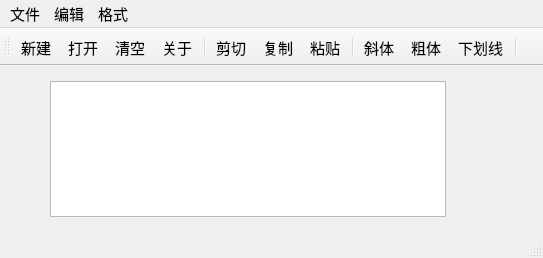
<?xml version="1.0" encoding="UTF-8"?>
<ui version="4.0">
 <class>QWMainWind</class>
 <widget class="QMainWindow" name="QWMainWind">
  <property name="geometry">
   <rect>
    <x>0</x>
    <y>0</y>
    <width>543</width>
    <height>258</height>
   </rect>
  </property>
  <property name="font">
   <font>
    <pointsize>11</pointsize>
   </font>
  </property>
  <property name="windowTitle">
   <string>QWMainWind</string>
  </property>
  <widget class="QWidget" name="centralWidget">
   <widget class="QTextEdit" name="txtEdit">
    <property name="geometry">
     <rect>
      <x>50</x>
      <y>15</y>
      <width>396</width>
      <height>136</height>
     </rect>
    </property>
    <property name="font">
     <font>
      <pointsize>16</pointsize>
     </font>
    </property>
   </widget>
  </widget>
  <widget class="QMenuBar" name="menuBar">
   <property name="geometry">
    <rect>
     <x>0</x>
     <y>0</y>
     <width>543</width>
     <height>25</height>
    </rect>
   </property>
   <widget class="QMenu" name="menu">
    <property name="title">
     <string>文件</string>
    </property>
    <addaction name="actNew"/>
    <addaction name="actOpen"/>
    <addaction name="separator"/>
    <addaction name="actClose"/>
   </widget>
   <widget class="QMenu" name="menu_2">
    <property name="title">
     <string>编辑</string>
    </property>
    <addaction name="actCut"/>
    <addaction name="actCopy"/>
    <addaction name="actPaste"/>
    <addaction name="separator"/>
    <addaction name="actClear"/>
   </widget>
   <widget class="QMenu" name="menu_3">
    <property name="title">
     <string>格式</string>
    </property>
    <addaction name="actFontBold"/>
    <addaction name="actFontItalic"/>
    <addaction name="actFontUnder"/>
    <addaction name="separator"/>
    <addaction name="actToolbarLab"/>
   </widget>
   <addaction name="menu"/>
   <addaction name="menu_2"/>
   <addaction name="menu_3"/>
  </widget>
  <widget class="QToolBar" name="mainToolBar">
   <property name="toolButtonStyle">
    <enum>Qt::ToolButtonTextUnderIcon</enum>
   </property>
   <attribute name="toolBarArea">
    <enum>TopToolBarArea</enum>
   </attribute>
   <attribute name="toolBarBreak">
    <bool>false</bool>
   </attribute>
   <addaction name="actNew"/>
   <addaction name="actOpen"/>
   <addaction name="actClear"/>
   <addaction name="actAbout"/>
   <addaction name="separator"/>
   <addaction name="actCut"/>
   <addaction name="actCopy"/>
   <addaction name="actPaste"/>
   <addaction name="separator"/>
   <addaction name="actFontItalic"/>
   <addaction name="actFontBold"/>
   <addaction name="actFontUnder"/>
   <addaction name="separator"/>
  </widget>
  <widget class="QStatusBar" name="statusBar"/>
  <action name="actCut">
   <property name="icon">
    <iconset resource="res.qrc">
     <normaloff>:/images/images/cut.bmp</normaloff>:/images/images/cut.bmp</iconset>
   </property>
   <property name="text">
    <string>剪切</string>
   </property>
   <property name="toolTip">
    <string>剪切</string>
   </property>
   <property name="shortcut">
    <string>Ctrl+X</string>
   </property>
  </action>
  <action name="actCopy">
   <property name="icon">
    <iconset resource="res.qrc">
     <normaloff>:/images/images/120.bmp</normaloff>:/images/images/120.bmp</iconset>
   </property>
   <property name="text">
    <string>复制</string>
   </property>
   <property name="toolTip">
    <string>复制</string>
   </property>
   <property name="shortcut">
    <string>Ctrl+C</string>
   </property>
  </action>
  <action name="actPaste">
   <property name="icon">
    <iconset resource="res.qrc">
     <normaloff>:/images/images/paste.bmp</normaloff>:/images/images/paste.bmp</iconset>
   </property>
   <property name="text">
    <string>粘贴</string>
   </property>
   <property name="toolTip">
    <string>粘贴</string>
   </property>
   <property name="shortcut">
    <string>Ctrl+V</string>
   </property>
  </action>
  <action name="actFontBold">
   <property name="checkable">
    <bool>true</bool>
   </property>
   <property name="icon">
    <iconset resource="res.qrc">
     <normaloff>:/images/images/BLD.BMP</normaloff>:/images/images/BLD.BMP</iconset>
   </property>
   <property name="text">
    <string>粗体</string>
   </property>
   <property name="toolTip">
    <string>粗体</string>
   </property>
  </action>
  <action name="actFontItalic">
   <property name="checkable">
    <bool>true</bool>
   </property>
   <property name="icon">
    <iconset resource="res.qrc">
     <normaloff>:/images/images/ITL.BMP</normaloff>:/images/images/ITL.BMP</iconset>
   </property>
   <property name="text">
    <string>斜体</string>
   </property>
   <property name="toolTip">
    <string>斜体</string>
   </property>
  </action>
  <action name="actFontUnder">
   <property name="checkable">
    <bool>true</bool>
   </property>
   <property name="icon">
    <iconset resource="res.qrc">
     <normaloff>:/images/images/WORDUNDR.BMP</normaloff>:/images/images/WORDUNDR.BMP</iconset>
   </property>
   <property name="text">
    <string>下划线</string>
   </property>
   <property name="toolTip">
    <string>下划线</string>
   </property>
  </action>
  <action name="actClose">
   <property name="icon">
    <iconset resource="res.qrc">
     <normaloff>:/images/images/exit.bmp</normaloff>:/images/images/exit.bmp</iconset>
   </property>
   <property name="text">
    <string>退出</string>
   </property>
   <property name="toolTip">
    <string>退出</string>
   </property>
  </action>
  <action name="actOpen">
   <property name="icon">
    <iconset resource="res.qrc">
     <normaloff>:/images/images/open3.bmp</normaloff>:/images/images/open3.bmp</iconset>
   </property>
   <property name="text">
    <string>打开...</string>
   </property>
   <property name="toolTip">
    <string>打开文件</string>
   </property>
   <property name="shortcut">
    <string>Ctrl+O</string>
   </property>
  </action>
  <action name="actClear">
   <property name="icon">
    <iconset resource="res.qrc">
     <normaloff>:/images/images/103.bmp</normaloff>:/images/images/103.bmp</iconset>
   </property>
   <property name="text">
    <string>清空</string>
   </property>
   <property name="toolTip">
    <string>清空内容</string>
   </property>
  </action>
  <action name="actFont">
   <property name="icon">
    <iconset resource="res.qrc">
     <normaloff>:/images/images/20.ico</normaloff>:/images/images/20.ico</iconset>
   </property>
   <property name="text">
    <string>字体...</string>
   </property>
   <property name="toolTip">
    <string>字体设置</string>
   </property>
  </action>
  <action name="actNew">
   <property name="icon">
    <iconset resource="res.qrc">
     <normaloff>:/images/images/new2.bmp</normaloff>:/images/images/new2.bmp</iconset>
   </property>
   <property name="text">
    <string>新建</string>
   </property>
   <property name="shortcut">
    <string>Ctrl+N</string>
   </property>
  </action>
  <action name="actToolbarLab">
   <property name="checkable">
    <bool>true</bool>
   </property>
   <property name="checked">
    <bool>true</bool>
   </property>
   <property name="text">
    <string>显示工具栏文字标签</string>
   </property>
   <property name="menuRole">
    <enum>QAction::TextHeuristicRole</enum>
   </property>
  </action>
  <action name="actAbout">
   <property name="text">
    <string>关于</string>
   </property>
  </action>
 </widget>
 <layoutdefault spacing="6" margin="11"/>
 <resources>
  <include location="res.qrc"/>
 </resources>
 <connections>
  <connection>
   <sender>actClose</sender>
   <signal>triggered()</signal>
   <receiver>QWMainWind</receiver>
   <slot>close()</slot>
   <hints>
    <hint type="sourcelabel">
     <x>-1</x>
     <y>-1</y>
    </hint>
    <hint type="destinationlabel">
     <x>422</x>
     <y>254</y>
    </hint>
   </hints>
  </connection>
  <connection>
   <sender>actClear</sender>
   <signal>triggered()</signal>
   <receiver>txtEdit</receiver>
   <slot>clear()</slot>
   <hints>
    <hint type="sourcelabel">
     <x>-1</x>
     <y>-1</y>
    </hint>
    <hint type="destinationlabel">
     <x>260</x>
     <y>256</y>
    </hint>
   </hints>
  </connection>
  <connection>
   <sender>actCut</sender>
   <signal>triggered()</signal>
   <receiver>txtEdit</receiver>
   <slot>cut()</slot>
   <hints>
    <hint type="sourcelabel">
     <x>-1</x>
     <y>-1</y>
    </hint>
    <hint type="destinationlabel">
     <x>260</x>
     <y>256</y>
    </hint>
   </hints>
  </connection>
  <connection>
   <sender>actCopy</sender>
   <signal>triggered()</signal>
   <receiver>txtEdit</receiver>
   <slot>copy()</slot>
   <hints>
    <hint type="sourcelabel">
     <x>-1</x>
     <y>-1</y>
    </hint>
    <hint type="destinationlabel">
     <x>260</x>
     <y>256</y>
    </hint>
   </hints>
  </connection>
  <connection>
   <sender>actPaste</sender>
   <signal>triggered()</signal>
   <receiver>txtEdit</receiver>
   <slot>paste()</slot>
   <hints>
    <hint type="sourcelabel">
     <x>-1</x>
     <y>-1</y>
    </hint>
    <hint type="destinationlabel">
     <x>260</x>
     <y>256</y>
    </hint>
   </hints>
  </connection>
 </connections>
</ui>
